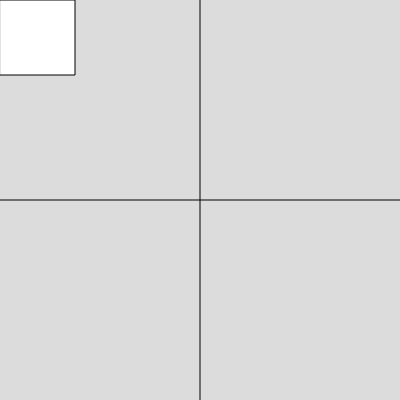
Frame 1 (no input)
Frame 60 (no input): identical to frame 1, image omitted
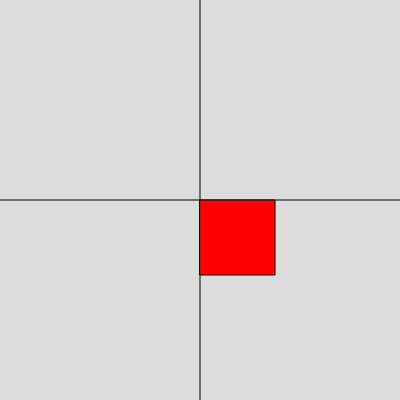
Frame 120 (the mouse pressed at the canvas centre since frame 60)

The p5.js sketch that drew these frames (run headless with seeded random() and noise() and a simulated clock; from frame 60 on, the mouse is pressed at the canvas centre):

// p5.js sketch
// ── sketch.js
function setup() {
    createCanvas(400, 400);
  }
  
  function draw() {
    background(220);
    line(width/2,0,width/2,height)
    line(0,width/2,width,height/2)
    square(mouseX,mouseY,75)
    if(mouseX<=width/2&&mouseY<=height/2||(mouseX>=width/2&&mouseY>=height/2))
      fill(255,255,255)
    if(mouseX<=width/2&&mouseY>=height/2||(mouseX>=width/2&&mouseY<=height/2))
      fill(255,0,0)    
  }
